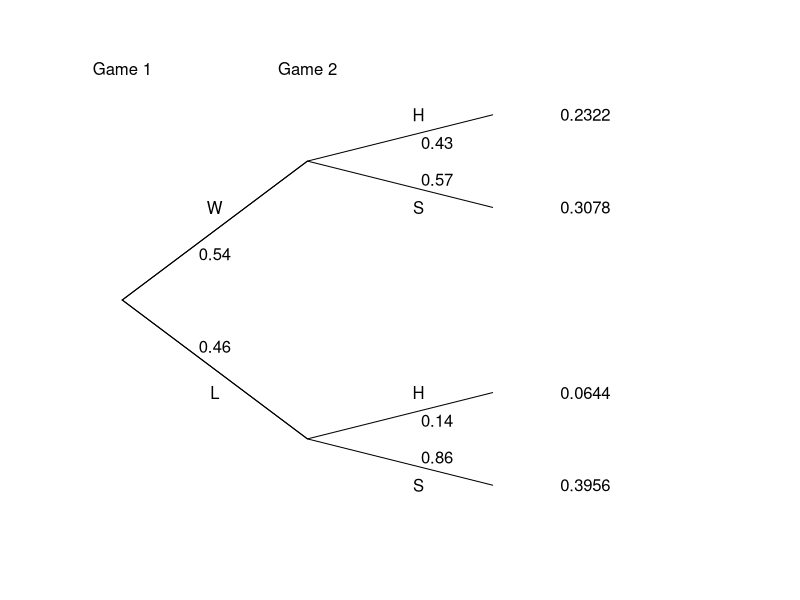

Source code (R):
## ---- chunk 1
p1 = round(runif(1,0.2,0.8),2)
p2 = round(runif(1,0.4,0.9),2)
p3 = round(runif(1,0.1,p2-0.1),2)

pwh = p1*p2
plh = (1-p1)*p3
ph = pwh+plh
pwgh = pwh/ph
## ---- chunk 2
par(mar=c(0,0,0,0))
plot(0,0,"n",xlim=c(-0.5,3.5),ylim=c(-3,3),axes=F,ann=F)
lines(c(0,1,2),c(0,1.5,2))
lines(c(0,1,2),c(0,1.5,1))
lines(c(0,1,2),c(0,-1.5,-1))
lines(c(0,1,2),c(0,-1.5,-2))
text(0,2.5,"Game 1")
text(1,2.5,"Game 2")
text(0.5,1,"W")
text(0.5,0.5,p1)
text(0.5,-1,"L")
text(0.5,-0.5,1-p1)
text(1.6,2,"H")
text(1.7,1.7,p2)
text(1.6,1,"S")
text(1.7,1.3,1-p2)
text(1.6,-1,"H")
text(1.7,-1.3,p3)
text(1.6,-2,"S")
text(1.7,-1.7,1-p3)
text(2.5,2,p1*p2)
text(2.5,1,p1*(1-p2))
text(2.5,-2,(1-p1)*(1-p3))
text(2.5,-1,(1-p1)*p3)
